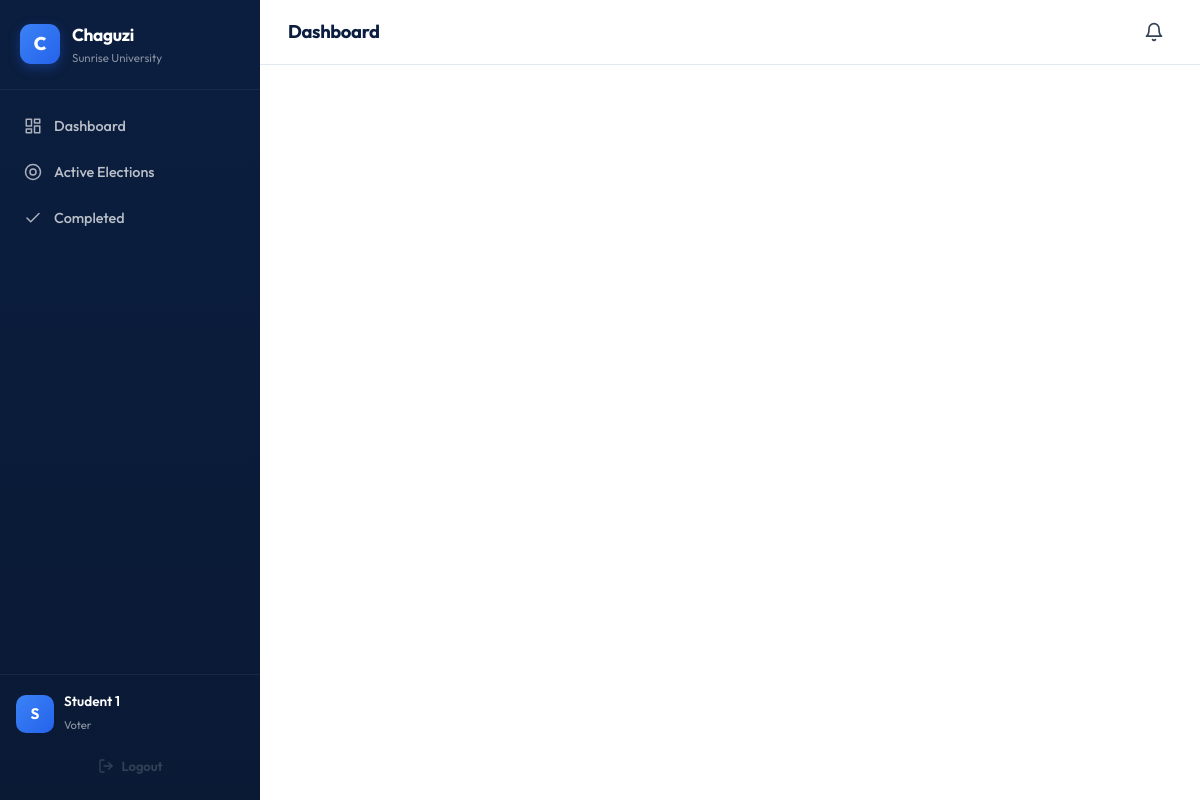
Screenshot of / (signed in) with the database file from the repository.
### models/organization.py (models this page shows, shortened)
class Organization(db.Model):
    __tablename__ = 'organizations'
    id = db.Column(db.Integer, primary_key=True)
    name = db.Column(db.String(200), nullable=False, unique=True, index=True)
    slug = db.Column(db.String(220), nullable=False, unique=True, index=True)
    org_type = db.Column(db.String(50), nullable=False, default='school')
    logo = db.Column(db.String(300))
    email = db.Column(db.String(150), nullable=False)
    phone = db.Column(db.String(50))
    location = db.Column(db.String(200))
    registration_number = db.Column(db.String(100))
    description = db.Column(db.Text)
    voter_id_required = db.Column(db.Boolean, default=True)
    voter_id_label = db.Column(db.String(50), default='Membership ID')
    allow_public_results = db.Column(db.Boolean, default=False)
    default_result_visibility = db.Column(db.String(20), default='after_close')
    is_active = db.Column(db.Boolean, default=True)
    created_at = db.Column(db.DateTime, default=datetime.utcnow)
    updated_at = db.Column(db.DateTime, default=datetime.utcnow, onupdate=datetime.utcnow)
    users = db.relationship('User', backref='organization', lazy='dynamic',
                            cascade='all, delete-orphan')
    elections = db.relationship('Election', backref='organization', lazy='dynamic',
                                cascade='all, delete-orphan')

### models/user.py (models this page shows, shortened)
class User(UserMixin, db.Model):
    __tablename__ = 'users'
    id = db.Column(db.Integer, primary_key=True)
    organization_id = db.Column(db.Integer, db.ForeignKey('organizations.id'),
                                 nullable=False, index=True)
    role = db.Column(db.String(20), nullable=False, default='voter', index=True)
    full_name = db.Column(db.String(150), nullable=False)
    email = db.Column(db.String(150), nullable=False, index=True)
    phone = db.Column(db.String(50))
    voter_id = db.Column(db.String(100), index=True)  # membership/student/employee ID
    password_hash = db.Column(db.String(255), nullable=False)
    is_active = db.Column(db.Boolean, default=True)
    is_approved = db.Column(db.Boolean, default=True)
    last_login = db.Column(db.DateTime)
    last_login_ip = db.Column(db.String(50))
    failed_login_attempts = db.Column(db.Integer, default=0)
    locked_until = db.Column(db.DateTime)
    created_at = db.Column(db.DateTime, default=datetime.utcnow)
    updated_at = db.Column(db.DateTime, default=datetime.utcnow, onupdate=datetime.utcnow)
    votes = db.relationship('Vote', backref='voter', lazy='dynamic',
                            foreign_keys='Vote.voter_id')
    notifications = db.relationship('Notification', backref='user', lazy='dynamic',
                                     cascade='all, delete-orphan')
    audit_logs = db.relationship('AuditLog', backref='actor', lazy='dynamic',
                                  foreign_keys='AuditLog.actor_id')
    __table_args__ = (
        db.UniqueConstraint('organization_id', 'email', name='uq_org_email'),
        db.UniqueConstraint('organization_id', 'voter_id', name='uq_org_voter_id'),
    )
    @property
    def is_admin(self):
        return self.role == 'admin'

### app.py (the view)
    @app.route('/')
    def index():
        from models.organization import Organization
        from models.election import Election
        org_count = Organization.query.count()
        election_count = Election.query.count()
        return render_template('index.html',
                               org_count=org_count,
                               election_count=election_count)

### templates/index.html (shortened to what this page needs)
{% extends "base.html" %}
{% block body_class %}landing{% endblock %}

### templates/base.html (shortened to what this page needs)
<!DOCTYPE html>
<html lang="en">
<head>
    <link rel="stylesheet" href="{{ url_for('static', filename='css/style.css') }}">
</head>
<body class="{% block body_class %}{% endblock %}">
    {% if current_user.is_authenticated %}
    <div class="app-layout">
        <aside class="sidebar" id="sidebar">
            <div class="sidebar-brand">
                <div class="brand-mark">C</div>
                <div class="brand-text">
                    <strong>Chaguzi</strong>
                    <small>{{ current_user.organization.name[:22] }}</small>
                </div>
            </div>
            <nav class="sidebar-nav">
                {% if current_user.is_admin %}
                    <a href="{{ url_for('admin.dashboard') }}" class="nav-item {{ 'active' if request.endpoint == 'admin.dashboard' }}">
                        <svg class="nav-icon" viewBox="0 0 24 24" fill="none" stroke="currentColor" stroke-width="2" stroke-linecap="round" stroke-linejoin="round"><rect x="3" y="3" width="7" height="9"/><rect x="14" y="3" width="7" height="5"/><rect x="14" y="12" width="7" height="9"/><rect x="3" y="16" width="7" height="5"/></svg>
                        <span>Dashboard</span>
                    </a>
                    <a href="{{ url_for('admin.elections') }}" class="nav-item {{ 'active' if request.endpoint and request.endpoint.startswith('admin.election') }}">
                        <svg class="nav-icon" viewBox="0 0 24 24" fill="none" stroke="currentColor" stroke-width="2" stroke-linecap="round" stroke-linejoin="round"><path d="M9 11l3 3L22 4"/><path d="M21 12v7a2 2 0 0 1-2 2H5a2 2 0 0 1-2-2V5a2 2 0 0 1 2-2h11"/></svg>
                        <span>Elections</span>
                    </a>
                    <a href="{{ url_for('admin.voters') }}" class="nav-item {{ 'active' if request.endpoint == 'admin.voters' }}">
                        <svg class="nav-icon" viewBox="0 0 24 24" fill="none" stroke="currentColor" stroke-width="2" stroke-linecap="round" stroke-linejoin="round"><path d="M17 21v-2a4 4 0 0 0-4-4H5a4 4 0 0 0-4 4v2"/><circle cx="9" cy="7" r="4"/><path d="M23 21v-2a4 4 0 0 0-3-3.87"/><path d="M16 3.13a4 4 0 0 1 0 7.75"/></svg>
                        <span>Voters</span>
                    </a>
                    <a href="{{ url_for('admin.settings') }}" class="nav-item {{ 'active' if request.endpoint == 'admin.settings' }}">
                        <svg class="nav-icon" viewBox="0 0 24 24" fill="none" stroke="currentColor" stroke-width="2" stroke-linecap="round" stroke-linejoin="round"><circle cx="12" cy="12" r="3"/><path d="M19.4 15a1.65 1.65 0 0 0 .33 1.82l.06.06a2 2 0 0 1-2.83 2.83l-.06-.06a1.65 1.65 0 0 0-1.82-.33 1.65 1.65 0 0 0-1 1.51V21a2 2 0 0 1-4 0v-.09A1.65 1.65 0 0 0 9 19.4a1.65 1.65 0 0 0-1.82.33l-.06.06a2 2 0 0 1-2.83-2.83l.06-.06a1.65 1.65 0 0 0 .33-1.82 1.65 1.65 0 0 0-1.51-1H3a2 2 0 0 1 0-4h.09A1.65 1.65 0 0 0 4.6 9a1.65 1.65 0 0 0-.33-1.82l-.06-.06a2 2 0 0 1 2.83-2.83l.06.06a1.65 1.65 0 0 0 1.82.33H9a1.65 1.65 0 0 0 1-1.51V3a2 2 0 0 1 4 0v.09a1.65 1.65 0 0 0 1 1.51 1.65 1.65 0 0 0 1.82-.33l.06-.06a2 2 0 0 1 2.83 2.83l-.06.06a1.65 1.65 0 0 0-.33 1.82V9a1.65 1.65 0 0 0 1.51 1H21a2 2 0 0 1 0 4h-.09a1.65 1.65 0 0 0-1.51 1z"/></svg>
                        <span>Settings</span>
                    </a>
                    <a href="{{ url_for('admin.audit_logs') }}" class="nav-item {{ 'active' if request.endpoint == 'admin.audit_logs' }}">
                        <svg class="nav-icon" viewBox="0 0 24 24" fill="none" stroke="currentColor" stroke-width="2" stroke-linecap="round" stroke-linejoin="round"><path d="M14 2H6a2 2 0 0 0-2 2v16a2 2 0 0 0 2 2h12a2 2 0 0 0 2-2V8z"/><polyline points="14 2 14 8 20 8"/><line x1="16" y1="13" x2="8" y2="13"/><line x1="16" y1="17" x2="8" y2="17"/><polyline points="10 9 9 9 8 9"/></svg>
                        <span>Audit Logs</span>
                    </a>
                {% else %}
                     <a href="{{ url_for('voter.dashboard') }}" class="nav-item {{ 'active' if request.endpoint == 'voter.dashboard' }}">
        <svg class="nav-icon" viewBox="0 0 24 24" fill="none" stroke="currentColor" stroke-width="2" stroke-linecap="round" stroke-linejoin="round">
            <rect x="3" y="3" width="7" height="9"/>
            <rect x="14" y="3" width="7" height="5"/>
            <rect x="14" y="12" width="7" height="9"/>
            <rect x="3" y="16" width="7" height="5"/>
        </svg>
        <span>Dashboard</span>
    </a>
    <a href="{{ url_for('voter.active_elections') }}" class="nav-item {{ 'active' if request.endpoint == 'voter.active_elections' }}">
        <svg class="nav-icon" viewBox="0 0 24 24" fill="none" stroke="currentColor" stroke-width="2" stroke-linecap="round" stroke-linejoin="round">
            <circle cx="12" cy="12" r="10"/>
            <circle cx="12" cy="12" r="4"/>
        </svg>
        <span>Active Elections</span>
    </a>
    <a href="{{ url_for('voter.completed_elections') }}" class="nav-item {{ 'active' if request.endpoint == 'voter.completed_elections' }}">
        <svg class="nav-icon" viewBox="0 0 24 24" fill="none" stroke="currentColor" stroke-width="2" stroke-linecap="round" stroke-linejoin="round">
            <polyline points="20 6 9 17 4 12"/>
        </svg>
        <span>Completed</span>
    </a>
                {% endif %}
            </nav>
            <div class="sidebar-footer">
                <div class="user-mini">
                    <div class="avatar">{{ current_user.full_name[0]|upper }}</div>
                    <div class="user-mini-info">
                        <strong>{{ current_user.full_name }}</strong>
                        <small>{{ 'Administrator' if current_user.is_admin else 'Voter' }}</small>
                    </div>
                </div>
                <a href="{{ url_for('auth.logout') }}" class="btn btn-ghost btn-sm btn-block">
                    <svg viewBox="0 0 24 24" fill="none" stroke="currentColor" stroke-width="2" stroke-linecap="round" stroke-linejoin="round" style="width:16px;height:16px;"><path d="M9 21H5a2 2 0 0 1-2-2V5a2 2 0 0 1 2-2h4"/><polyline points="16 17 21 12 16 7"/><line x1="21" y1="12" x2="9" y2="12"/></svg>
                    Logout
                </a>
            </div>
        </aside>
        <div class="main-area">
            <header class="topbar">
                <div class="topbar-title">{% block page_title %}Dashboard{% endblock %}</div>
                <div class="topbar-right">
                    <button class="notif-bell" id="notifBell" aria-label="Notifications">
                        <svg viewBox="0 0 24 24" fill="none" stroke="currentColor" stroke-width="2" stroke-linecap="round" stroke-linejoin="round"><path d="M18 8A6 6 0 0 0 6 8c0 7-3 9-3 9h18s-3-2-3-9"/><path d="M13.73 21a2 2 0 0 1-3.46 0"/></svg>
                    </button>
                </div>
            </header>
            <main class="content">
            </main>
        </div>
    </div>
    {% else %}
        {% block public_content %}{% endblock %}
    {% endif %}
</body>
</html>

### rows the page displays
Organization: organization "Sunrise University"
User: full_name "S", full_name "Student 1", role "Voter"
